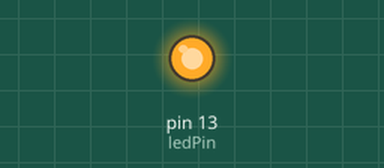
Recording of a sketch running on a simulated Arduino Uno, built with avr-gcc and run on an emulated ATmega328P. On the bench: output pins drawn as LEDs (lit = HIGH).

Above: at 1.5 s.
At 4.5 s:
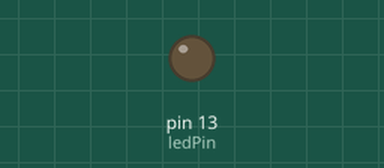
Timing chart, 0 to 7.8 s (numbered marks = the images above):
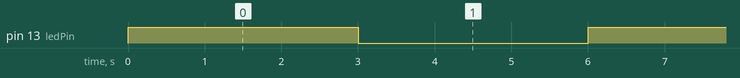

Measured:
- by itself, pin 13 (ledPin): alternates HIGH for 3.0 s and LOW for 3.0 s

The sketch:

blink_LED.ino
```cpp
const int ledPin = 13;

void setup() {
  pinMode(ledPin, OUTPUT); // Set LED pin as output
}

void loop() {
  digitalWrite(ledPin, HIGH);  // Turn LED ON
  delay(3000);                // Wait for 1 minute (60,000 ms)

  digitalWrite(ledPin, LOW);   // Turn LED OFF
  delay(3000);                // Wait for 1 minute (60,000 ms)
}
```
